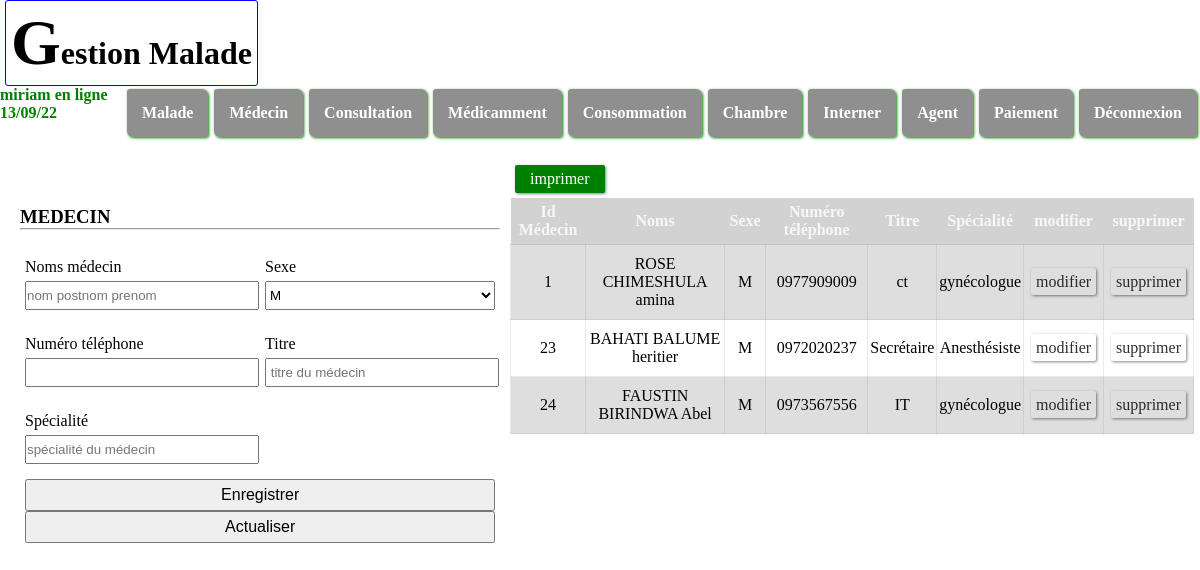
Page /Fichier_PHP/medecin.php (signed in) on the committed database.
### tables this page shows
CREATE TABLE IF NOT EXISTS `medecin` (
  `idmed` int(11) NOT NULL AUTO_INCREMENT,
  `nomsmed` varchar(25) NOT NULL,
  `sexemed` varchar(10) NOT NULL,
  `phonemed` varchar(20) NOT NULL,
  `titremed` varchar(25) NOT NULL,
  `specialitemed` varchar(25) NOT NULL,
  PRIMARY KEY (`idmed`)
);

### Fichier_PHP/medecin.php (the view, shortened to what this page needs)
<?php require 'header.php';
require "pdo.php";
?>
    <main>
    <div class="gauche">
            <form action="" method="post">
                <h3>MEDECIN</h3><hr></br>
                <div class="gp">
                    <div class="item">
                    <label for="">Noms médecin</label> <br>
                    <input type="text" name="nommedecin" placeholder="nom postnom prenom">
                    </div>
                    <div class="item">
                    <label for="">Sexe </label>
                    <select name="sexe" id="">
                    <option value="M">M</option>
                    </select>
                    </div>
                </div>
                <div class="gp">
                    <div class="item">
                    <label for="">Numéro téléphone</label> <br>
                    <input type="number" name="numerotelephone">
                    </div>
                    <div class="item">
                    <label for="">Titre</label>
                    <input type="text" name="titre" placeholder=" titre du médecin">
                    </div>
                </div>
                <div class="gp">
                    <div class="item">
                    <label for="">Spécialité</label> <br>
                    <input type="text" name="specialite" placeholder="spécialité du médecin">
                    </div>
                </div>
                <div class="btn">
                <button type="submit" name="enregistrer">Enregistrer</button>
                <button type="submit" name="actualiser">Actualiser</button>
                </div>
            </form>
    </div>
    <div class="droite">
        <form action="" method="post">
                <a class="im" href="../etatSortie/listeMedecin/pdf.php">imprimer</a>
        </form>
        <div class="table">
            <table>
                <thead>
                    <tr>
                        <th>Id Médecin</th>
                        <th>Noms</th>
                        <th>Sexe</th>
                        <th>Numéro téléphone</th>
                        <th>Titre</td>
                        <th>Spécialité</th>
                        <th>modifier</th>
                        <th>supprimer</th>
                    </tr>
                </thead>
                <tbody>
                    <tr>
                    <?php
                    $sql="SELECT * FROM medecin";
                    $requete=$pdo->prepare($sql);
                    $requete->execute();
                    $tab=$requete->FetchAll(PDO::FETCH_ASSOC);
                    foreach($tab as $data){
                        $idmed =$data['idmed'];
                        $nommedecin=$data['nomsmed'];
                        $sexe=$data['sexemed'];
                        $numerotelephone=$data['phonemed'];
                        $titre=$data['titremed'];
                        $specialite=$data['specialitemed'];
                        ?>
                        <td><?php echo $idmed?></td>
                        <td><?php echo $nommedecin?></td>
                        <td><?php echo $sexe?></td>
                        <td><?php echo $numerotelephone?></td>
                        <td><?php echo $titre?></td>
                        <td><?php echo $specialite?></td>
                        <td><a href="modifier_medecin.php?id=<?php echo $idmed?>">modifier</a></td>
                        <td><a href="supprimer_medecin.php?id=<?php echo $idmed?>">supprimer</a></td>
                        </tr>
                        <?php
                }
                    ?>
                </tbody>
            </table>
    </div>
    </main>
</body>
</html>

### fichier_CSS/malade.css (style rules this page uses)
* { padding: 0; margin: 0; }
body main { width: 100%; display: flex; height: auto; margin-top: 20px; position: relative; }
body main .gauche { width: 40%; display: flex; align-items: center; justify-content: center; margin-left: 20px; }
body main .gauche form { width: 100%; display: flex; justify-content: center; flex-direction: column; }
body main .gauche form .gp { width: 100%; display: flex; margin: 10px 0; }
body main .gauche form .gp .item { width: 50%; }
body main .gauche form .gp .item input, select { width: 96%; margin: 5px; padding: 5px 0; }
body main .gauche form .gp .item label { margin: 5px; color: black; }
body main .gauche form .btn { margin-left: 5px; margin-bottom: 10px; width: 98%; }
body main .gauche form .btn button { width: 100%; padding: 5px 0; font-size: 1em; }
body main .droite { width: 57%; margin-left: 10px; }
body main .droite table { width: 100%; border-collapse: collapse; }
body main .droite table thead { background: rgba(0, 0, 0, 0.178); }
body main .droite table thead tr th { padding: 5px; color: rgba(255, 255, 255, 0.815); }
body main .droite table tbody tr { background: rgba(128, 128, 128, 0.26); text-align: center; }
body main .droite table tbody tr td { border: 1px solid rgba(128, 128, 128, 0.164); padding: 10px 2px; }
body main .droite .table { height: 400px; overflow: auto; }
.im { padding: 5px 15px; margin: 5px; display: inline-block; background: green; color: white; border: none; text-decoration: none; }
* a { text-decoration: none; color: rgba(0, 0, 0, 0.815); padding: 5px; margin: 5px; border-radius: 2px; box-shadow: 1px 1px 3px rgba(0, 0, 0, 0.479); }
main { position: relative; }

### rows in the picture
medecin: idmed "1", nomsmed "ROSE CHIMESHULA amina", sexemed "M", phonemed "0977909009", titremed "ct", specialitemed "gynécologue"
medecin: idmed "23", nomsmed "BAHATI BALUME heritier", sexemed "M", phonemed "0972020237", titremed "Secrétaire", specialitemed "Anesthésiste"
medecin: idmed "24", nomsmed "FAUSTIN BIRINDWA Abel", sexemed "M", phonemed "0973567556", titremed "IT", specialitemed "gynécologue"

### other values in the picture
$_SESSION['username'] "miriam"
